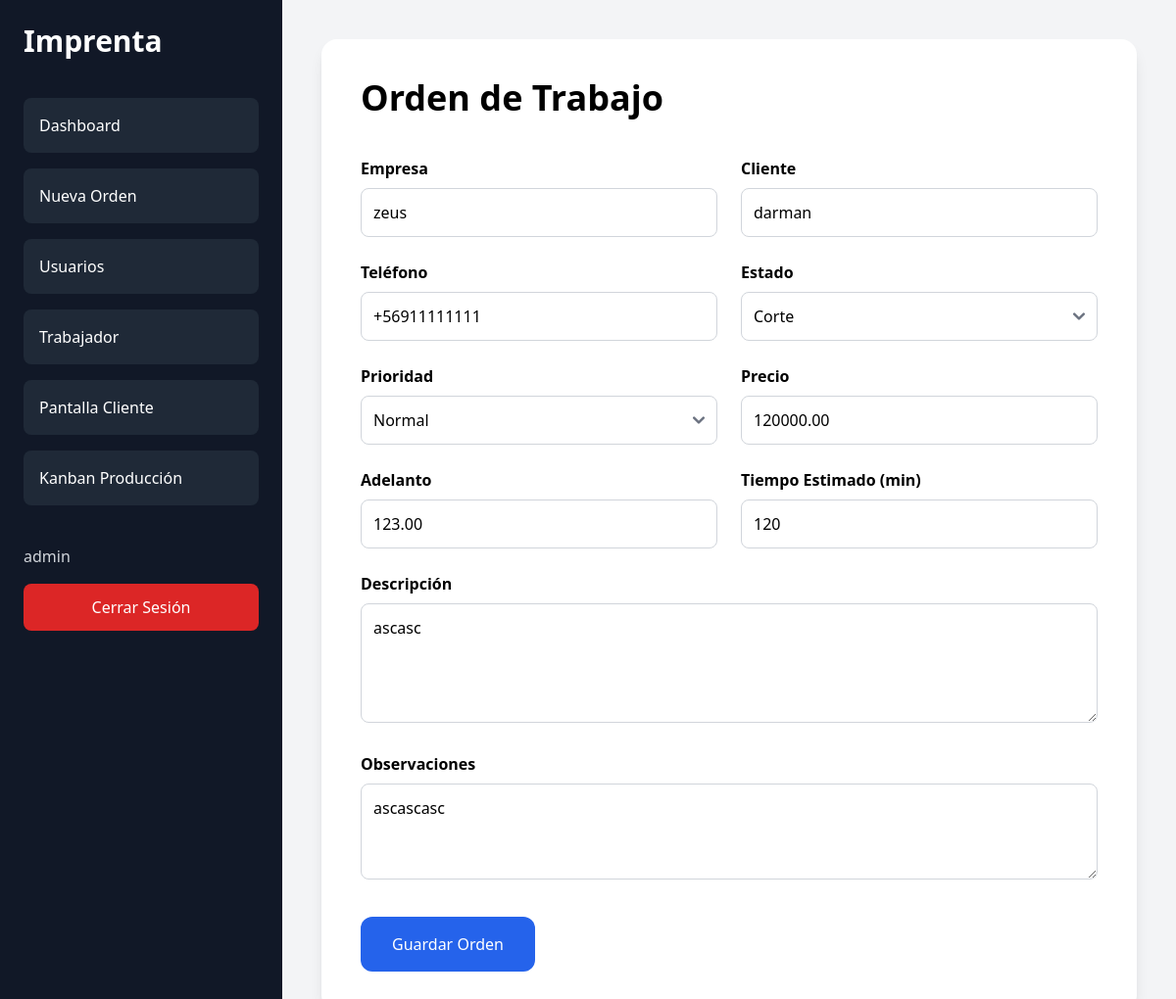
Screenshot of /editar/10/ (signed in) with the database file from the repository.
### menu/models.py (models this page shows, shortened)
class OrdenTrabajo(models.Model):
    ESTADOS = [
        ('revision', 'Revisión'),
        ('recepcion', 'Recepción'),
        ('diseno', 'Diseño'),
        ('corte', 'Corte'),
        ('finalizado', 'Finalizado'),
        ('entregado', 'Entregado'),
    ]
    PRIORIDADES = [
        ('normal', 'Normal'),
        ('urgente', 'Urgente'),
    ]
    empresa = models.CharField(max_length=200)
    cliente = models.CharField(max_length=200)
    telefono = models.CharField(max_length=20, blank=True, null=True)
    descripcion = models.TextField()
    estado = models.CharField(
        max_length=20,
        choices=ESTADOS,
        default='revision'
    )
    prioridad = models.CharField(
        max_length=20,
        choices=PRIORIDADES,
        default='normal'
    )
    precio = models.DecimalField(
        max_digits=10,
        decimal_places=2,
        default=0
    )
    adelanto = models.DecimalField(
        max_digits=10,
        decimal_places=2,
        default=0
    )
    tiempo_estimado = models.IntegerField(
        help_text="Tiempo en minutos"
    )
    fecha_creacion = models.DateTimeField(auto_now_add=True)
    fecha_inicio = models.DateTimeField(
        blank=True,
        null=True
    )
    fecha_finalizacion = models.DateTimeField(
        blank=True,
        null=True
    )
    trabajador = models.ForeignKey(
        User,
        on_delete=models.SET_NULL,
        null=True,
        blank=True
    )
    observaciones = models.TextField(
        blank=True,
        null=True
    )
    alarma_activada = models.BooleanField(default=False)
    class Meta:
        ordering = ['-fecha_creacion']

### menu/decorators.py (the view)
    def wrapper(request, *args, **kwargs):
        if request.user.groups.filter(
            name='Administrador'
        ).exists():
            return view_func(
                request,
                *args,
                **kwargs
            )
        return redirect('login')

### menu/forms.py
class OrdenTrabajoForm(forms.ModelForm):
    class Meta:
        model = OrdenTrabajo
        fields = [
            'empresa',
            'cliente',
            'telefono',
            'descripcion',
            'estado',
            'prioridad',
            'precio',
            'adelanto',
            'tiempo_estimado',
            'trabajador',
            'observaciones',
        ]
        widgets = {
            'descripcion': forms.Textarea(
                attrs={'rows': 4}
            ),
            'observaciones': forms.Textarea(
                attrs={'rows': 3}
            ),
        }

### menu/templates/menu/orden_form.html (shortened to what this page needs)
{% extends 'menu/base.html' %}
{% load widget_tweaks %}
{% block content %}
<div class="max-w-5xl mx-auto">
    <div class="bg-white rounded-2xl shadow-lg p-10">
        <h1 class="text-4xl font-bold mb-10">
            Orden de Trabajo
        </h1>
        <form method="POST">
            <div class="grid grid-cols-1 md:grid-cols-2 gap-6">
                <div>
                    <label class="block mb-2 font-semibold">
                        Empresa
                    </label>
                    {{ form.empresa|add_class:"w-full rounded-lg border-gray-300 p-3" }}
                </div>
                <div>
                    <label class="block mb-2 font-semibold">
                        Cliente
                    </label>
                    {{ form.cliente|add_class:"w-full rounded-lg border-gray-300 p-3" }}
                </div>
                <div>
                    <label class="block mb-2 font-semibold">
                        Teléfono
                    </label>
                    {{ form.telefono|add_class:"w-full rounded-lg border-gray-300 p-3" }}
                </div>
                <div>
                    <label class="block mb-2 font-semibold">
                        Estado
                    </label>
                    {{ form.estado|add_class:"w-full rounded-lg border-gray-300 p-3" }}
                </div>
                <div>
                    <label class="block mb-2 font-semibold">
                        Prioridad
                    </label>
                    {{ form.prioridad|add_class:"w-full rounded-lg border-gray-300 p-3" }}
                </div>
                <div>
                    <label class="block mb-2 font-semibold">
                        Precio
                    </label>
                    {{ form.precio|add_class:"w-full rounded-lg border-gray-300 p-3" }}
                </div>
                <div>
                    <label class="block mb-2 font-semibold">
                        Adelanto
                    </label>
                    {{ form.adelanto|add_class:"w-full rounded-lg border-gray-300 p-3" }}
                </div>
                <div>
                    <label class="block mb-2 font-semibold">
                        Tiempo Estimado (min)
                    </label>
                    {{ form.tiempo_estimado|add_class:"w-full rounded-lg border-gray-300 p-3" }}
                </div>
                <div class="md:col-span-2">
                    <label class="block mb-2 font-semibold">
                        Descripción
                    </label>
                    {{ form.descripcion|add_class:"w-full rounded-lg border-gray-300 p-3" }}
                </div>
                <div class="md:col-span-2">
                    <label class="block mb-2 font-semibold">
                        Observaciones
                    </label>
                    {{ form.observaciones|add_class:"w-full rounded-lg border-gray-300 p-3" }}
                </div>
            </div>
            <button
                type="submit"
                class="mt-8 bg-blue-600 hover:bg-blue-700 text-white px-8 py-4 rounded-xl"
            >
                Guardar Orden
            </button>
        </form>
    </div>
</div>
{% endblock %}

### menu/templates/menu/base.html (shortened to what this page needs)
{% load static %}
<!DOCTYPE html>
<html lang="es">
<head>
    <script src="https://cdn.tailwindcss.com"></script>
    <link
        href="https://cdnjs.cloudflare.com/ajax/libs/flowbite/2.5.1/flowbite.min.css"
        rel="stylesheet"
    />
</head>
<body class="bg-gray-100">
    {% if request.path != '/cliente/' %}
    <div class="flex min-h-screen">
        <aside class="w-72 bg-gray-900 text-white p-6">
            <h1 class="text-3xl font-bold mb-10">
                Imprenta
            </h1>
            <nav class="space-y-4">
                {% if request.user.groups.all %}
                    {% for grupo in request.user.groups.all %}
                        {% if grupo.name == 'Administrador' %}
                            <a href="{% url 'dashboard_admin' %}"
                            class="block bg-gray-800 hover:bg-gray-700 p-4 rounded-lg">
                                Dashboard
                            </a>
                            <a href="{% url 'crear_orden' %}"
                            class="block bg-gray-800 hover:bg-gray-700 p-4 rounded-lg">
                                Nueva Orden
                            </a>
                            <a href="{% url 'lista_usuarios' %}"
                            class="block bg-gray-800 hover:bg-gray-700 p-4 rounded-lg">
                                Usuarios
                            </a>
                            <a href="{% url 'dashboard_trabajador' %}"
                            class="block bg-gray-800 hover:bg-gray-700 p-4 rounded-lg">
                                Trabajador
                            </a>
                            <a href="{% url 'dashboard_cliente' %}"
                            class="block bg-gray-800 hover:bg-gray-700 p-4 rounded-lg">
                                Pantalla Cliente
                            </a>
                            <a href="{% url 'kanban' %}"
                            class="block bg-gray-800 hover:bg-gray-700 p-4 rounded-lg">
                                Kanban Producción
                            </a>
                        {% endif %}
                    {% endfor %}
                {% endif %}
            </nav>
            <div class="mt-10">
                {% if user.is_authenticated %}
                <p class="mb-4 text-gray-300">
                    {{ user.username }}
                </p>
                <form
                    method="POST"
                    action="{% url 'logout' %}"
                >
                    <button
                        type="submit"
                        class="w-full bg-red-600 hover:bg-red-700 p-3 rounded-lg"
                    >
                        Cerrar Sesión
                    </button>
                </form>
                {% endif %}
            </div>
        </aside>
        <main class="flex-1 p-10">
            {% block content %}
            {% endblock %}
        </main>
    </div>
    {% else %}
        {% block cliente_content %}
        {% endblock %}
    {% endif %}
</body>
</html>

### rows the page displays
OrdenTrabajo: empresa "zeus", cliente "darman", telefono "+56911111111", estado "Corte", prioridad "Normal", precio "120000.00", adelanto "123.00", tiempo_estimado "120", descripcion "ascasc", observaciones "ascascasc"

### other values shown
{{ user.username }} "admin"
